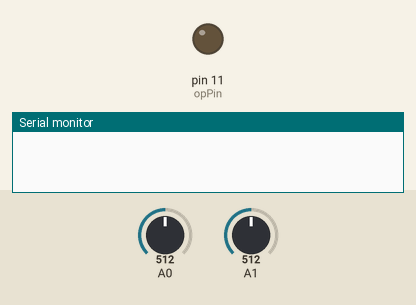
Recording of a sketch running on a simulated Arduino Uno, built with avr-gcc and run on an emulated ATmega328P. Shown: output pins drawn as LEDs (lit = HIGH), the last lines printed to the serial monitor. The inputs (shaded band) are chosen by the test bench; at power-on: A0 = 512, A1 = 512.

Above: at 0.1 s.
At 6.1 s:
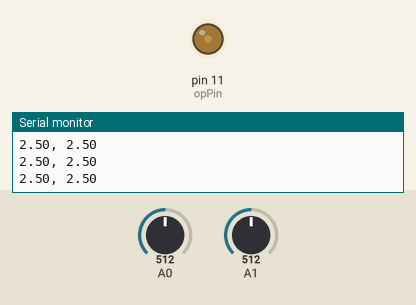
At 19.1 s:
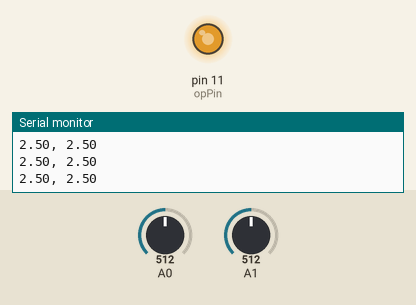
At 38.1 s:
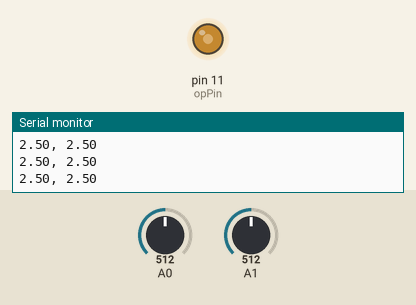
Timing chart, 0 to 40.0 s (numbered marks = the images above):
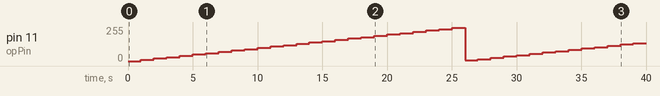

Measured:
- by itself, pin 11 (opPin): 0/255 → 10/255 at 1.0 s, → 20/255 1.0 s later, → 30/255 1.0 s later, → 40/255 1.0 s later, … (39 changes in this stretch)

The sketch:

TestBench2.ino
```cpp
// =============================================================
//
// TestBench2
//
// CBP 29-09-15
//
// Analogue signal (cia PWM) drive for cpt test
//
// =============================================================

int opPin = 11;
int opVal = 0;
float chipOp;
int count = 0;

void setup() {
  // initialize serial communication at 9600 bits per second:
  Serial.begin(9600);
  opVal=0;
}

void loop() {
  analogWrite(opPin,opVal);
  delay(1000);
  // read the input on analog pin 0:
  int sensorValue = analogRead(A0);
  // Convert the analog reading (which goes from 0 - 1023) to a voltage (0 - 5V):
  float voltage = sensorValue * (5.0 / 1023.0);
  chipOp = analogRead(A1)*(5.0/1023.0);
  // print out the value you read:
  if(count < 30) {
    Serial.print(voltage);
    Serial.print(", ");
    Serial.println(chipOp);
  }
  //delay(1000);
  opVal += 10;
  count++;
}
```
